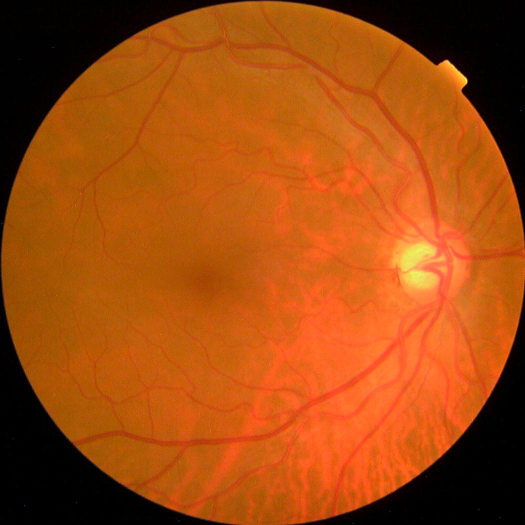
%> input picture test scans/test non referrable image.png, 1050 x 1050 px (shown at 1/2 size)
$ octave --eval "result = preprocessFundus('test scans/test non referrable image.png');"   (GNU Octave 9; MATLAB toolbox functions it lacks are replaced by stand-ins)
%> lines starting %> are read from the running program, lines starting %| are printed output that depends on the picture
function processedImg = preprocessFundus(rawImg, targetSize)
%> called with rawImg = 'test scans/test non referrable image.png'
if nargin < 2, targetSize = [224, 224]; end
if ischar(rawImg) || isstring(rawImg)
    img = imread(rawImg);
%> img is the input picture: size 1050x1050x3 uint8; mean R, G, B 160.3, 74.4, 14.7
else
    img = rawImg;
end

% Resize image
imgResized = imresize(img, targetSize);
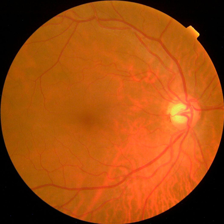
%> imgResized: size 224x224x3 uint8; mean R, G, B 160.3, 74.4, 14.7

% Ben Graham illumination subtraction
blurred = imgaussfilt(imgResized, 10);
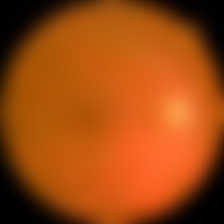
%> blurred: size 224x224x3 uint8; mean R, G, B 158, 73.3, 14.6
processedImg = imlincomb(4, imgResized, -4, blurred, 128);
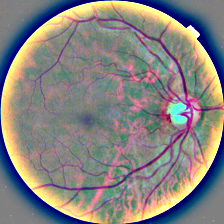
%> processedImg: size 224x224x3 uint8; mean R, G, B 134.4, 131.1, 128.2
end
